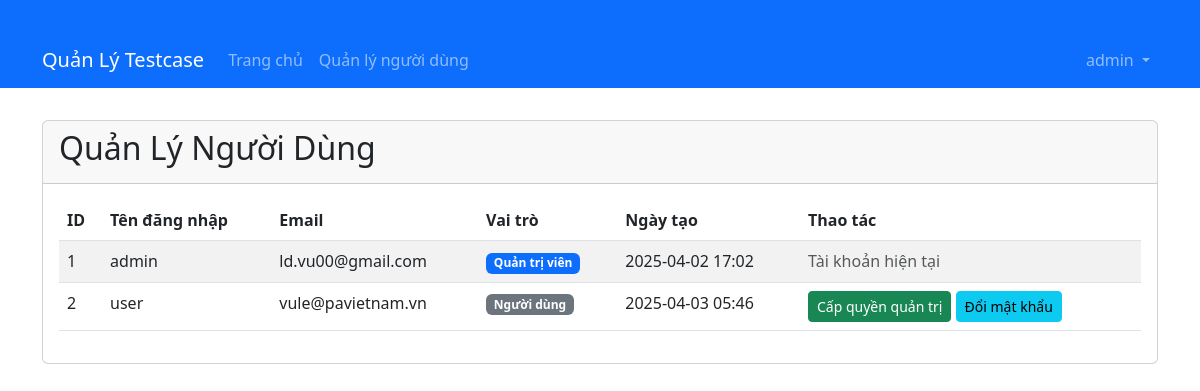
The page /auth/users (signed in) on the database as committed earlier.
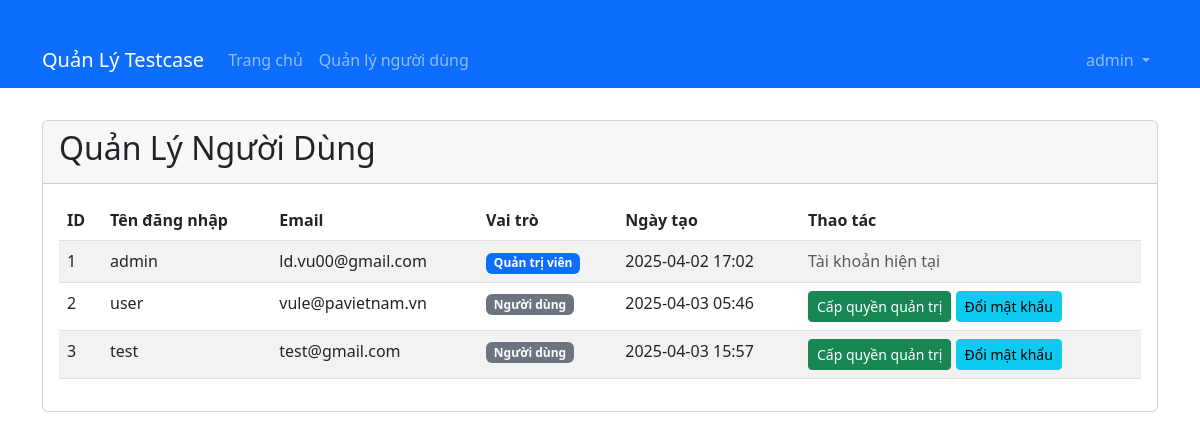
The same page on the database as committed later.
### models/user.py (models this page shows, shortened)
class User(db.Model):
    id = db.Column(db.Integer, primary_key=True)
    username = db.Column(db.String(64), unique=True, nullable=False)
    email = db.Column(db.String(120), unique=True, nullable=False)
    password_hash = db.Column(db.String(128))
    is_admin = db.Column(db.Boolean, default=False)
    created_at = db.Column(db.DateTime, default=datetime.utcnow)
    testcase_sets = db.relationship('TestCaseSet', backref='user', lazy=True)

### routes/auth.py (the view)
@auth_bp.route('/users')
@admin_required
def user_list():
    users = User.query.all()
    return render_template('auth/user_list.html', users=users)

### app.py (called while the page is built)
@app.context_processor
def inject_session():
    from flask import session
    return dict(session=session)

### routes/auth.py (called while the page is built)
def admin_required(f):
    @wraps(f)
    def decorated_function(*args, **kwargs):
        if 'user_id' not in session:
            flash('Vui lòng đăng nhập để tiếp tục', 'warning')
            return redirect(url_for('auth.login', next=request.url))
        user = User.query.get(session['user_id'])
        if not user or not user.is_admin:
            flash('Bạn không có quyền truy cập trang này', 'danger')
            return redirect(url_for('dashboard'))
        return f(*args, **kwargs)
    return decorated_function

### templates/auth/user_list.html (shortened to what this page needs)
{% extends 'base.html' %}
{% block content %}
<div class="card">
    <div class="card-header">
        <h2>Quản Lý Người Dùng</h2>
    </div>
    <div class="card-body">
        <div class="table-responsive">
            <table class="table table-striped table-hover">
                <thead>
                    <tr>
                        <th>ID</th>
                        <th>Tên đăng nhập</th>
                        <th>Email</th>
                        <th>Vai trò</th>
                        <th>Ngày tạo</th>
                        <th>Thao tác</th>
                    </tr>
                </thead>
                <tbody>
                    {% for user in users %}
                    <tr>
                        <td>{{ user.id }}</td>
                        <td>{{ user.username }}</td>
                        <td>{{ user.email }}</td>
                        <td>
                            <span class="badge {% if user.is_admin %}bg-primary{% else %}bg-secondary{% endif %}">
                                {% if user.is_admin %}Quản trị viên{% else %}Người dùng{% endif %}
                            </span>
                        </td>
                        <td>{{ user.created_at.strftime('%Y-%m-%d %H:%M') }}</td>
                        <td>
                            {% if user.id != session.user_id %}
                            <form action="{{ url_for('auth.toggle_admin', id=user.id) }}" method="post" class="d-inline">
                                <button type="submit" class="btn btn-sm {% if user.is_admin %}btn-warning{% else %}btn-success{% endif %}">
                                    {% if user.is_admin %}Thu hồi quyền quản trị{% else %}Cấp quyền quản trị{% endif %}
                                </button>
                            </form>
                            <a href="{{ url_for('auth.reset_user_password', id=user.id) }}" class="btn btn-sm btn-info">
                                Đổi mật khẩu
                            </a>
                            {% else %}
                            <span class="text-muted">Tài khoản hiện tại</span>
                            {% endif %}
                        </td>
                    </tr>
                    {% endfor %}
                </tbody>
            </table>
        </div>
    </div>
</div>
{% endblock %}

### templates/base.html (shortened to what this page needs)
<!DOCTYPE html>
<html lang="vi">
<head>
    <link href="https://cdn.jsdelivr.net/npm/bootstrap@5.3.0-alpha1/dist/css/bootstrap.min.css" rel="stylesheet">
    <link rel="stylesheet" href="https://cdnjs.cloudflare.com/ajax/libs/font-awesome/6.0.0-beta3/css/all.min.css">
</head>
<body>
    <nav class="navbar navbar-expand-lg navbar-dark bg-primary">
        <div class="container">
            <a class="navbar-brand" href="{{ url_for('dashboard') }}">Quản Lý Testcase</a>
            <div class="collapse navbar-collapse" id="navbarNav">
                <ul class="navbar-nav">
                    {% if session.user_id %}
                    <li class="nav-item">
                        <a class="nav-link" href="{{ url_for('dashboard') }}">Trang chủ</a>
                    </li>
                    {% if session.is_admin %}
                    <li class="nav-item">
                        <a class="nav-link" href="{{ url_for('auth.user_list') }}">Quản lý người dùng</a>
                    </li>
                    {% endif %}
                    {% endif %}
                </ul>
                <ul class="navbar-nav ms-auto">
                    {% if session.user_id %}
                    <li class="nav-item dropdown">
                        <a class="nav-link dropdown-toggle" href="#" id="navbarDropdown" role="button" data-bs-toggle="dropdown" aria-expanded="false">
                            {{ session.username }}
                        </a>
                    </li>
                    {% endif %}
                </ul>
            </div>
        </div>
    </nav>
    <div class="container">
        {% block content %}{% endblock %}
    </div>
</body>
</html>

Rows that differ between the two databases and show on the page:
added User: id "3", username "test", email "test@gmail.com", is_admin "Người dùng", created_at "2025-04-03 15:57"
